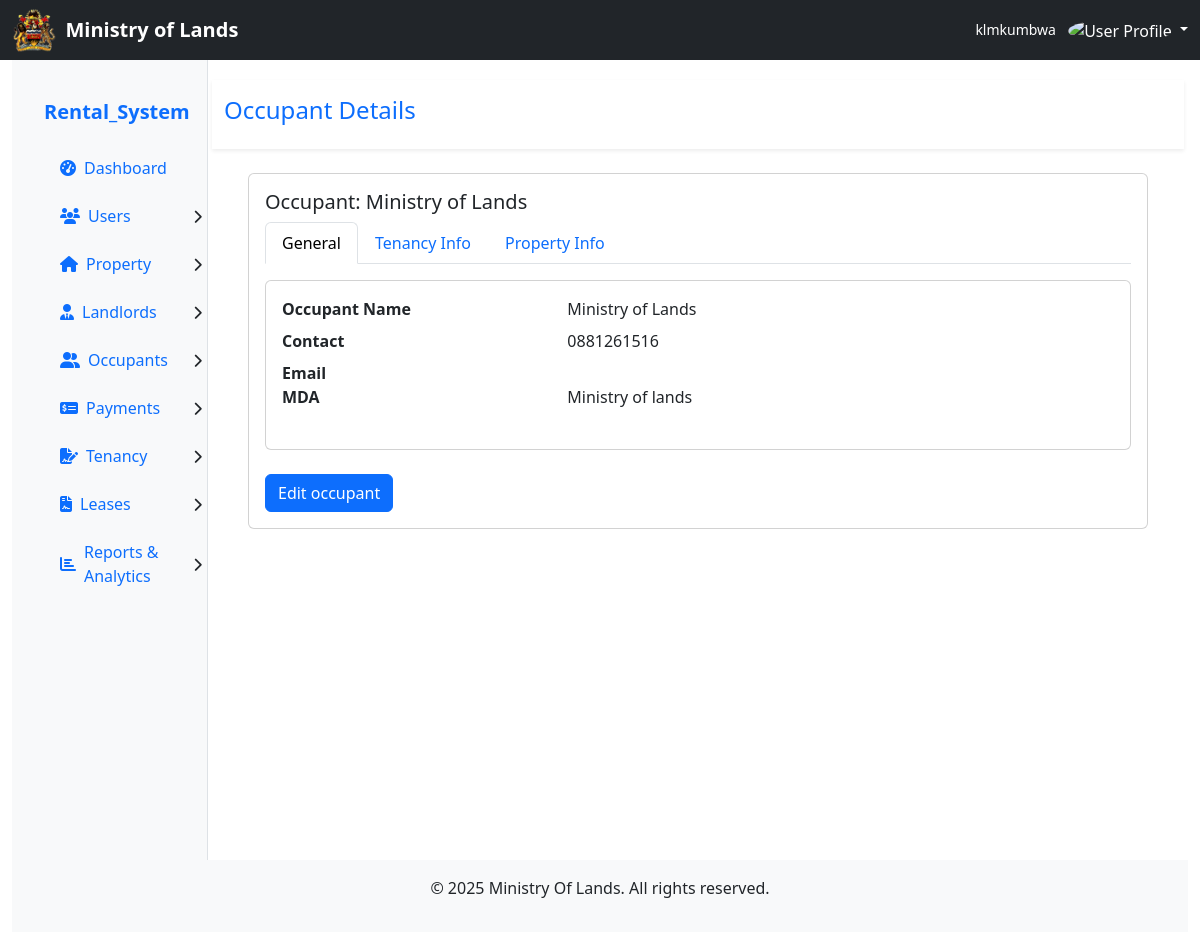
Page /index.php?page=occupant_details&Occupant_ID=1 (signed in) on the committed database.
### tables this page shows
CREATE TABLE IF NOT EXISTS `occupants` (
  `Occupant_ID` int NOT NULL AUTO_INCREMENT,
  `MDA_ID` int DEFAULT NULL,
  `Name` varchar(100) DEFAULT NULL,
  `Contact` varchar(15) DEFAULT NULL,
  `Email` varchar(100) DEFAULT NULL,
  `Description` text,
  PRIMARY KEY (`Occupant_ID`),
  KEY `MDA_ID` (`MDA_ID`)
);

CREATE TABLE IF NOT EXISTS `mda` (
  `MDA_ID` int NOT NULL AUTO_INCREMENT,
  `MDA_name` varchar(100) DEFAULT NULL,
  `Description` text,
  `Address` text,
  `Contact` varchar(15) DEFAULT NULL,
  `Email` varchar(100) DEFAULT NULL,
  `Category` varchar(50) DEFAULT NULL,
  PRIMARY KEY (`MDA_ID`)
);

### pages/occupant_details.php (the view, shortened to what this page needs)
<?php
$occupant_id = (int) $_GET['Occupant_ID'];
$sql = "SELECT
    o.Occupant_ID,
    o.Name AS OccupantName,
    o.Contact,
    o.Email,
    m.MDA_name,
    t.Used_for,
    t.created_at,
    p.District,
    p.Plot_number,
    p.Location,
    t.Property_ID,
    l.Name AS LandlordName,
    l.Landlord_ID,
    t.Tenancy_ID as tenancy_id
    FROM occupants o
    LEFT JOIN MDA m ON m.MDA_ID = o.MDA_ID
    LEFT JOIN Tenancy t ON o.Occupant_ID = t.Occupant_ID
    LEFT JOIN Property p ON p.Property_ID = t.Property_ID
    LEFT JOIN Property_types pt ON p.Property_type_ID = pt.Property_type_ID
    LEFT JOIN landlord l ON l.Landlord_ID = p.Landlord_ID
    WHERE o.Occupant_ID = ?";
$stmt = $conn->prepare($sql);
$stmt->bind_param("i", $occupant_id);
$stmt->execute();
$result = $stmt->get_result();
$occupant = $result->fetch_assoc();
?>
<div class="row bg-white py-3 shadow-sm">
    <div class="col">
        <h4 class="text-primary">Occupant Details</h4>
    </div>
</div>
<div class="row p-4">
    <div class="col-md-12">
        <div class="card">
            <div class="card-body">
                <h5 class="card-title">Occupant: <?= htmlspecialchars($occupant['OccupantName'] ?? 'N/A') ?></h5>
                <ul class="nav nav-tabs" id="occupantTab" role="tablist">
                    <li class="nav-item" role="presentation">
                        <button class="nav-link active" id="occupant-tab" data-bs-toggle="tab" data-bs-target="#occupant" type="button" role="tab">General</button>
                    </li>
                    <li class="nav-item" role="presentation">
                        <button class="nav-link" id="tenancy-tab" data-bs-toggle="tab" data-bs-target="#tenancy" type="button" role="tab">Tenancy Info</button>
                    </li>
                    <li class="nav-item" role="presentation">
                        <button class="nav-link" id="property-tab" data-bs-toggle="tab" data-bs-target="#property" type="button" role="tab">Property Info</button>
                </ul>
                <div class="tab-content pt-3" id="occupantTabContent">
                    <div class="tab-pane fade show active" id="occupant" role="tabpanel">
                    <div class="card mb-4">
                    <div class="card-body">
                    <dl class="row">
                            <dt class="col-sm-4">Occupant Name</dt>
                            <dd class="col-sm-8"><?= htmlspecialchars($occupant['OccupantName']?? '') ?></dd>
                            <dt class="col-sm-4">Contact</dt>
                            <dd class="col-sm-8"><?= htmlspecialchars($occupant['Contact']?? '') ?></dd>
                            <dt class="col-sm-4">Email</dt>
                            <dd class="col-sm-8"><?= htmlspecialchars($occupant['Email']?? '') ?></dd>
                            <dt class="col-sm-4">MDA</dt>
                            <dd class="col-sm-8"><?= htmlspecialchars($occupant['MDA_name']?? '') ?></dd>
                        </dl>
                        </div>
</div>
<a href="index.php?page=edit_occupant&occupant_id=<?= $occupant_id ?>" class="btn btn-primary">Edit occupant</a>
</div>
                </div>
            </div>
        </div>
    </div>
</div>

### rows in the picture
occupants: Name "Ministry of Lands", Contact "0881261516", MDA_ID.MDA_name "Ministry of lands"

### other values in the picture
$username "klmkumbwa"
